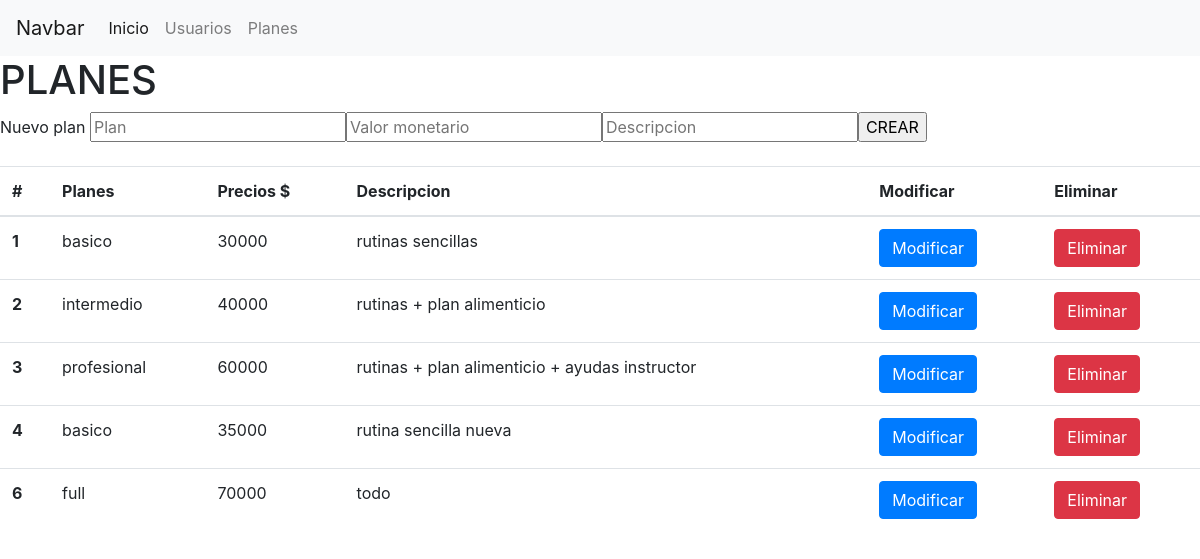
The page /rutinas.php on the database its author committed.
### tables this page shows
CREATE TABLE `planes` (
  `id_plan` int(11) NOT NULL AUTO_INCREMENT,
  `nombre` varchar(50) NOT NULL,
  `pagar` decimal(10,0) NOT NULL,
  `descripcion` varchar(50) NOT NULL,
  PRIMARY KEY (`id_plan`)
);

### rutinas.php (the view, shortened to what this page needs)
<!doctype html>
<html lang="en">
<head>
  <link rel="stylesheet" href="https://stackpath.bootstrapcdn.com/bootstrap/4.1.3/css/bootstrap.min.css">
  <nav class="navbar navbar-expand-lg navbar-light bg-light">
    <a class="navbar-brand" href="#">Navbar</a>
    <div class="collapse navbar-collapse" id="navbarSupportedContent">
      <ul class="navbar-nav mr-auto">
        <li class="nav-item active">
          <a class="nav-link" href="homeadmin.php">Inicio <span class="sr-only">(current)</span></a>
        </li>
        <li class="nav-item">
          <a class="nav-link" href="usuarios.php">Usuarios</a>
        </li>
        <li class="nav-item">
          <a class="nav-link" href="rutinas.php">Planes</a>
        </li>
      </ul>
    </div>
  </nav>
</head>
<body>
  <h1>PLANES</h1>
  <?php
  $con=conectar();
  $sql="SELECT * FROM planes";
  $result=mysqli_query($con,$sql);
  ?>
  <table class="table table-hover">
    <form class="" action="registrar_planes.php" method="post">
      <input type="text" name="nombre" placeholder="Plan">
      <input type="text" name="costo" placeholder="Valor monetario">
      <input type="text" name="descrip" placeholder="Descripcion">
      <input type="submit" value="CREAR">
    </form>
    <br>
    <br>
    <thead>
      <tr>
        <th scope="col">#</th>
        <th scope="col">Planes</th>
        <th scope="col">Precios $</th>
        <th scope="col">Descripcion</th>
        <th scope="col">Modificar</th>
        <th scope="col">Eliminar</th>
      </tr>
    </thead>
    <tbody>
      <?php
      while ($file=mysqli_fetch_array($result)) {
        ?>
        <tr>
          <th scope="row"><?php echo $file ['id_plan'] ?></th>
          <td><?php echo $file ['nombre']  ?></td>
          <td><?php echo $file ['pagar']  ?></td>
          <td><?php echo $file ['descripcion']  ?></td>
          <td> <a href="#" class="btn btn-primary" data-toggle="modal" data-target="#modalmodificar<?php echo $file ['id_plan'] ?>"> Modificar </a></td>
          <td> <a href="#" class="btn btn-danger" data-toggle="modal" data-target="#modaleliminar<?php echo $file ['id_plan'] ?>"> Eliminar </a> </td>
        </tr>
        <?php
      }
      ?>
    </tbody>
  </table>
</body>
</html>

### rows shown on the page
planes: id_plan "1", nombre "basico", pagar "30000", descripcion "rutinas sencillas"
planes: id_plan "2", nombre "intermedio", pagar "40000", descripcion "rutinas + plan alimenticio"
planes: id_plan "3", nombre "profesional", pagar "60000", descripcion "rutinas + plan alimenticio + ayudas instructor"
planes: id_plan "4", nombre "basico", pagar "35000", descripcion "rutina sencilla nueva"
planes: id_plan "6", nombre "full", pagar "70000", descripcion "todo"
